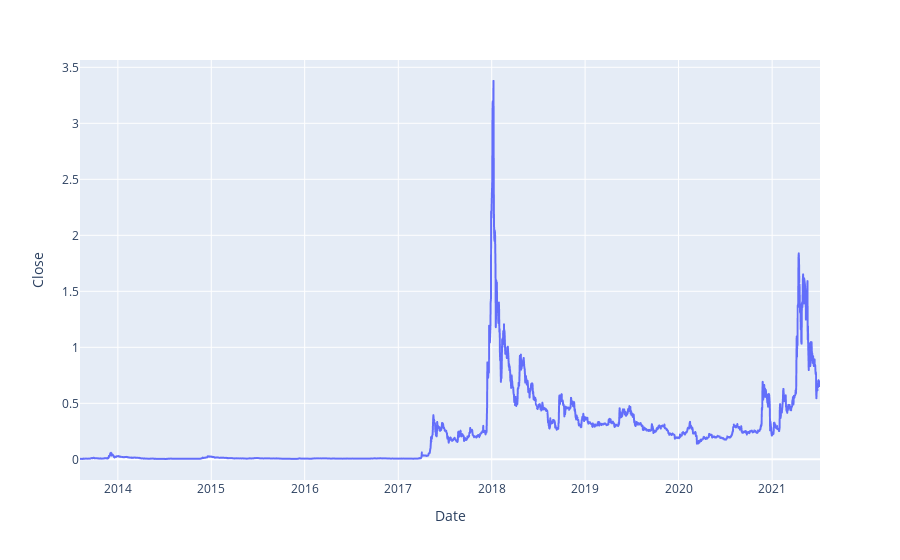

This figure's notebook cell:
### Code cell
fig = px.line(data, x='Date', y="Close")
fig.show();

### Figure 1 — Plotly figure (JSON) as saved in the notebook; plotly's stock layout.template omitted (floating-point values rounded to 4 significant figures; data arrays with more than 128 entries replaced by an {"elided": "..."} marker saying what was removed)
{"data": [{"hovertemplate": "Date=%{x}<br>Close=%{y}<extra></extra>", "legendgroup": "", "line": {"color": "#636efa", "dash": "solid"}, "marker": {"symbol": "circle"}, "mode": "lines", "name": "", "showlegend": false, "x": {"elided": "2893 str values"}, "xaxis": "x", "y": {"elided": "2893 float values"}, "yaxis": "y", "type": "scattergl"}], "layout": {"xaxis": {"anchor": "y", "domain": [0, 1], "title": {"text": "Date"}}, "yaxis": {"anchor": "x", "domain": [0, 1], "title": {"text": "Close"}}, "legend": {"tracegroupgap": 0}, "margin": {"t": 60}}}
